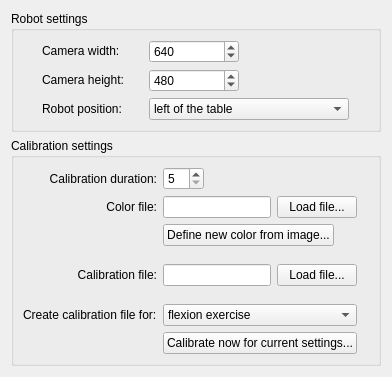
      <widget class="QWidget" name="tabApplicationPreferences">
       <attribute name="title">
        <string>Application preferences</string>
       </attribute>
       <layout class="QGridLayout" name="gridLayout_7">
        <item row="0" column="1">
         <widget class="QGroupBox" name="grpCameraSettings">
          <property name="sizePolicy">
           <sizepolicy hsizetype="Preferred" vsizetype="Maximum">
            <horstretch>0</horstretch>
            <verstretch>0</verstretch>
           </sizepolicy>
          </property>
          <property name="title">
           <string>Robot settings</string>
          </property>
          <property name="flat">
           <bool>false</bool>
          </property>
          <layout class="QGridLayout" name="gridLayout_5">
           <item row="2" column="1">
            <widget class="QSpinBox" name="spnHeight">
             <property name="maximumSize">
              <size>
               <width>90</width>
               <height>40</height>
              </size>
             </property>
             <property name="minimum">
              <number>1</number>
             </property>
             <property name="maximum">
              <number>1080</number>
             </property>
             <property name="value">
              <number>480</number>
             </property>
            </widget>
           </item>
           <item row="0" column="1">
            <widget class="QSpinBox" name="spnWidth">
             <property name="maximumSize">
              <size>
               <width>90</width>
               <height>40</height>
              </size>
             </property>
             <property name="minimum">
              <number>1</number>
             </property>
             <property name="maximum">
              <number>1920</number>
             </property>
             <property name="value">
              <number>640</number>
             </property>
            </widget>
           </item>
           <item row="0" column="0">
            <widget class="QLabel" name="lblWidth">
             <property name="sizePolicy">
              <sizepolicy hsizetype="Maximum" vsizetype="Maximum">
               <horstretch>0</horstretch>
               <verstretch>0</verstretch>
              </sizepolicy>
             </property>
             <property name="text">
              <string>Camera width:</string>
             </property>
            </widget>
           </item>
           <item row="2" column="0">
            <widget class="QLabel" name="lblHeight">
             <property name="sizePolicy">
              <sizepolicy hsizetype="Maximum" vsizetype="Maximum">
               <horstretch>0</horstretch>
               <verstretch>0</verstretch>
              </sizepolicy>
             </property>
             <property name="text">
              <string>Camera height:</string>
             </property>
            </widget>
           </item>
           <item row="3" column="0">
            <widget class="QLabel" name="lblRobotPosition">
             <property name="text">
              <string>Robot position:</string>
             </property>
            </widget>
           </item>
           <item row="3" column="1">
            <widget class="QComboBox" name="cmbRobotPosition">
             <property name="minimumSize">
              <size>
               <width>200</width>
               <height>0</height>
              </size>
             </property>
             <property name="maximumSize">
              <size>
               <width>200</width>
               <height>16777215</height>
              </size>
             </property>
             <item>
              <property name="text">
               <string>left of the table</string>
              </property>
             </item>
             <item>
              <property name="text">
               <string>center of the table</string>
              </property>
             </item>
             <item>
              <property name="text">
               <string>right of the table</string>
              </property>
             </item>
            </widget>
           </item>
          </layout>
         </widget>
        </item>
        <item row="1" column="1">
         <widget class="QGroupBox" name="grpCalibrationSettings">
          <property name="sizePolicy">
           <sizepolicy hsizetype="Preferred" vsizetype="Maximum">
            <horstretch>0</horstretch>
            <verstretch>0</verstretch>
           </sizepolicy>
          </property>
          <property name="title">
           <string>Calibration settings</string>
          </property>
          <layout class="QGridLayout" name="gridLayout_11">
           <item row="3" column="2">
            <layout class="QHBoxLayout" name="hzlColorFile">
             <item>
              <widget class="QLineEdit" name="lnColorFile">
               <property name="readOnly">
                <bool>true</bool>
               </property>
              </widget>
             </item>
             <item>
              <widget class="QPushButton" name="btnLoadColorFile">
               <property name="sizePolicy">
                <sizepolicy hsizetype="Maximum" vsizetype="Fixed">
                 <horstretch>0</horstretch>
                 <verstretch>0</verstretch>
                </sizepolicy>
               </property>
               <property name="text">
                <string>Load file...</string>
               </property>
              </widget>
             </item>
            </layout>
           </item>
           <item row="7" column="2">
            <layout class="QHBoxLayout" name="hzlCalibrationFile">
             <item>
              <widget class="QLineEdit" name="lnCalibFile">
               <property name="readOnly">
                <bool>true</bool>
               </property>
              </widget>
             </item>
             <item>
              <widget class="QPushButton" name="btnLoadCalibFile">
               <property name="text">
                <string>Load file...</string>
               </property>
              </widget>
             </item>
            </layout>
           </item>
           <item row="8" column="2">
            <spacer name="vSpacer2">
             <property name="orientation">
              <enum>Qt::Vertical</enum>
             </property>
             <property name="sizeType">
              <enum>QSizePolicy::Fixed</enum>
             </property>
             <property name="sizeHint" stdset="0">
              <size>
               <width>20</width>
               <height>12</height>
              </size>
             </property>
            </spacer>
           </item>
           <item row="10" column="2">
            <layout class="QHBoxLayout" name="hzlCalibrateNow">
             <property name="spacing">
              <number>6</number>
             </property>
             <item>
              <widget class="QComboBox" name="cmbCreateCalibFileFor">
               <property name="layoutDirection">
                <enum>Qt::LeftToRight</enum>
               </property>
               <item>
                <property name="text">
                 <string>flexion exercise</string>
                </property>
               </item>
               <item>
                <property name="text">
                 <string>abduction exercise</string>
                </property>
               </item>
               <item>
                <property name="text">
                 <string>internal rotation exercise</string>
                </property>
               </item>
               <item>
                <property name="text">
                 <string>external rotation exercise</string>
                </property>
               </item>
              </widget>
             </item>
            </layout>
           </item>
           <item row="3" column="0" colspan="2">
            <widget class="QLabel" name="lblColorFile">
             <property name="sizePolicy">
              <sizepolicy hsizetype="Minimum" vsizetype="Preferred">
               <horstretch>0</horstretch>
               <verstretch>0</verstretch>
              </sizepolicy>
             </property>
             <property name="text">
              <string>Color file:</string>
             </property>
             <property name="alignment">
              <set>Qt::AlignRight|Qt::AlignTrailing|Qt::AlignVCenter</set>
             </property>
             <property name="indent">
              <number>0</number>
             </property>
            </widget>
           </item>
           <item row="5" column="2">
            <spacer name="vSpacer1">
             <property name="orientation">
              <enum>Qt::Vertical</enum>
             </property>
             <property name="sizeType">
              <enum>QSizePolicy::Fixed</enum>
             </property>
             <property name="sizeHint" stdset="0">
              <size>
               <width>20</width>
               <height>12</height>
              </size>
             </property>
            </spacer>
           </item>
           <item row="4" column="2" colspan="3">
            <widget class="QPushButton" name="btnDefineNewColor">
             <property name="sizePolicy">
              <sizepolicy hsizetype="Maximum" vsizetype="Fixed">
               <horstretch>0</horstretch>
               <verstretch>0</verstretch>
              </sizepolicy>
             </property>
             <property name="layoutDirection">
              <enum>Qt::LeftToRight</enum>
             </property>
             <property name="text">
              <string>Define new color from image...</string>
             </property>
            </widget>
           </item>
           <item row="7" column="0" colspan="2">
            <widget class="QLabel" name="lblCalibrationFile">
             <property name="sizePolicy">
              <sizepolicy hsizetype="Minimum" vsizetype="Preferred">
               <horstretch>0</horstretch>
               <verstretch>0</verstretch>
              </sizepolicy>
             </property>
             <property name="text">
              <string>Calibration file:</string>
             </property>
             <property name="alignment">
              <set>Qt::AlignRight|Qt::AlignTrailing|Qt::AlignVCenter</set>
             </property>
             <property name="indent">
              <number>0</number>
             </property>
            </widget>
           </item>
           <item row="0" column="2">
            <widget class="QSpinBox" name="spnCalibDuration">
             <property name="sizePolicy">
              <sizepolicy hsizetype="Maximum" vsizetype="Fixed">
               <horstretch>0</horstretch>
               <verstretch>0</verstretch>
              </sizepolicy>
             </property>
             <property name="minimum">
              <number>5</number>
             </property>
             <property name="maximum">
              <number>30</number>
             </property>
            </widget>
           </item>
           <item row="10" column="0" colspan="2">
            <widget class="QLabel" name="lblCreateCalibFileFor">
             <property name="text">
              <string>Create calibration file for:</string>
             </property>
            </widget>
           </item>
           <item row="0" column="1">
            <widget class="QLabel" name="lblCalibDuration">
             <property name="sizePolicy">
              <sizepolicy hsizetype="Maximum" vsizetype="Preferred">
               <horstretch>0</horstretch>
               <verstretch>0</verstretch>
              </sizepolicy>
             </property>
             <property name="text">
              <string>Calibration duration:</string>
             </property>
             <property name="alignment">
              <set>Qt::AlignRight|Qt::AlignTrailing|Qt::AlignVCenter</set>
             </property>
             <property name="indent">
              <number>0</number>
             </property>
            </widget>
           </item>
           <item row="11" column="2">
            <widget class="QPushButton" name="btnCalibrateNow">
             <property name="sizePolicy">
              <sizepolicy hsizetype="Maximum" vsizetype="Fixed">
               <horstretch>0</horstretch>
               <verstretch>0</verstretch>
              </sizepolicy>
             </property>
             <property name="text">
              <string>Calibrate now for current settings...</string>
             </property>
            </widget>
           </item>
          </layout>
         </widget>
        </item>
       </layout>
      </widget>
